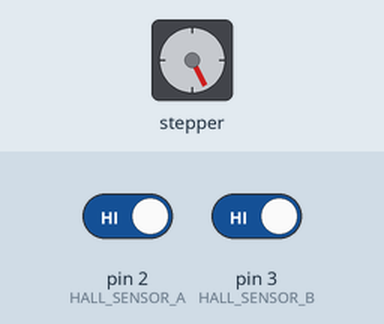
This sketch was run on a simulated Arduino Uno, built with avr-gcc and run on an emulated ATmega328P. Parts: stepper motor. Wiring (inferred from the names in the program): stepper motor driver (200 steps per turn assumed): step pin 11; direction pin 10. Inputs (shaded band) come from the test bench; at power-on: pin 2 (HALL_SENSOR_A) HIGH, pin 3 (HALL_SENSOR_B) HIGH.

Above: at 1.2 s.
1.3 s: pin 2 (HALL_SENSOR_A) driven LOW
At 1.68 s:
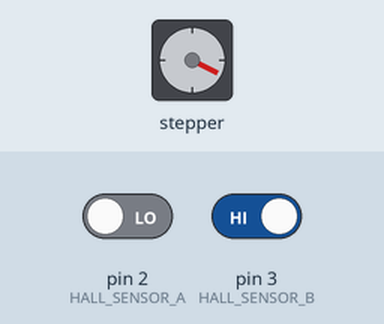
4.3 s: pin 3 (HALL_SENSOR_B) driven LOW
At 4.72 s:
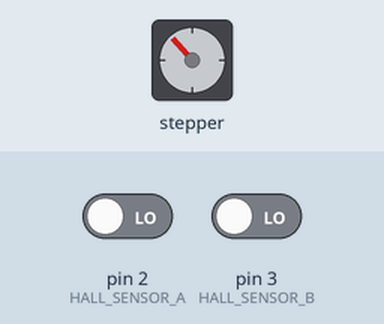
Timing chart, 0 to 16.3 s (numbered marks = the images above; inputs shaded):
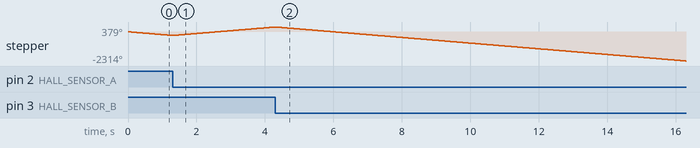

The sketch:

Limit_Switch_Sketch_jun22a.ino
```cpp
/*
  Stepper Motor Limit Switch Demo
  stepper-limit-demo.ino
  Uses Hall Effect sensors as limit switches
  Uses A4988 Stepper Motor Driver module

  DroneBot Workshop 2019
  https://dronebotworkshop.com
*/

// Define connections
#define HALL_SENSOR_A      2
#define HALL_SENSOR_B      3
#define DIR      10
#define STEP      11

// Variables
int pd = 4000;       // Pulse Delay period
boolean setdir = LOW; // Set Direction

// Interrupt Handlers

void limit_a (){

  // Reverse motor
  setdir = !setdir;

}

void limit_b (){

  // Reverse motor
  setdir = !setdir;

}


void setup() {

  // Setup the stepper controller pins as Outputs
  pinMode(DIR,OUTPUT);
  pinMode(STEP,OUTPUT);

  // Setup the Hall Effect switches as Inputs
  pinMode(HALL_SENSOR_A, INPUT);
  pinMode(HALL_SENSOR_B, INPUT);

  // Attach interrupt pins to handlers
  attachInterrupt(digitalPinToInterrupt(HALL_SENSOR_A), limit_a, FALLING);
  attachInterrupt(digitalPinToInterrupt(HALL_SENSOR_B), limit_b, FALLING);

}

void loop() {

    digitalWrite(DIR,setdir);
    digitalWrite(STEP,HIGH);
    delayMicroseconds(pd);
    digitalWrite(STEP,LOW);
    delayMicroseconds(pd);

}
```
